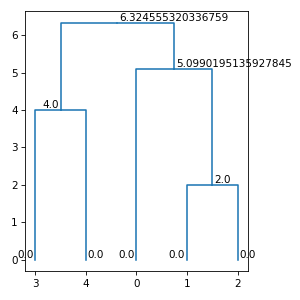

Reproduce this figure in Python.
import numpy
import matplotlib.pyplot
from subrela.clustering import get_clusters
from subrela.plot import get_dendrogram_data
from subrela.plot.matplotlib import draw_dendrogram, draw_node_info

X = numpy.array([[0, -5, -5, 6, 6], [0, -1, 1, -2, 2]])

Z = get_clusters(X)
leaf_data, node_data, tree_data, cut_data = get_dendrogram_data(Z)

_, ax = matplotlib.pyplot.subplots(figsize=(4, 4))
draw_dendrogram(ax, leaf_data, tree_data, cut_data)
draw_node_info(ax, node_data, node_data['height'])
matplotlib.pyplot.show()
